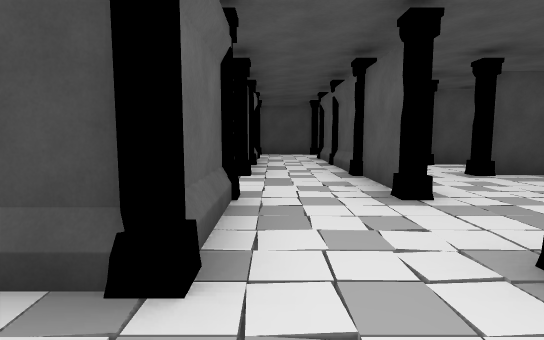
[1] (above)

24 first-person views from a walk through a scene from a Unity 3-D project. The camera is 1.3 m above the floor, tilts 6° down and sees 80° across. The floor is counted in squares, 2 m on a side. Each view is taken from the middle of a square. On the plan, view 1 faces up. The plan holds only what a view shows up to about 10 squares ahead; the rest is blank. The place goes on beyond the plan. The player is left out. Some animated figures are not drawn.

[2]
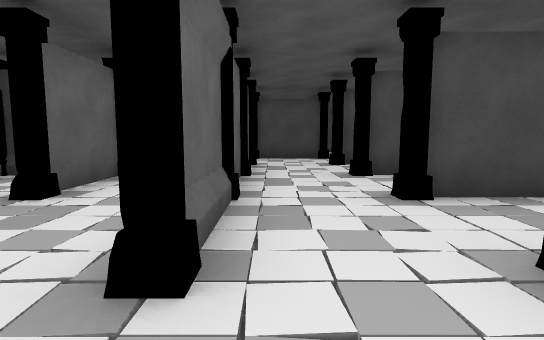

[3]
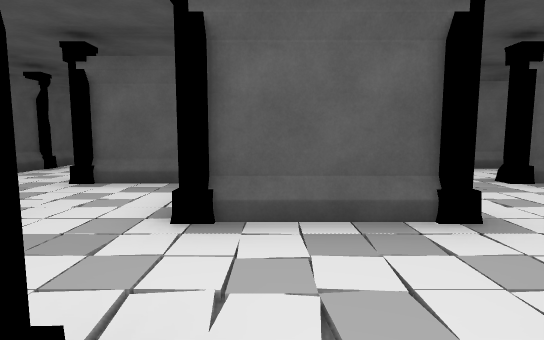

[4]
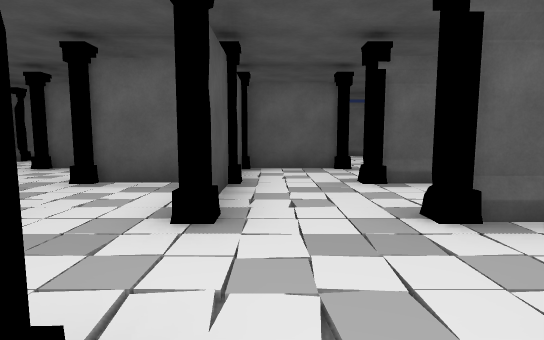

[5]
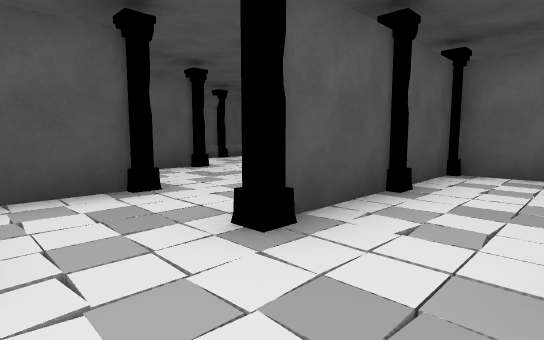

[6]
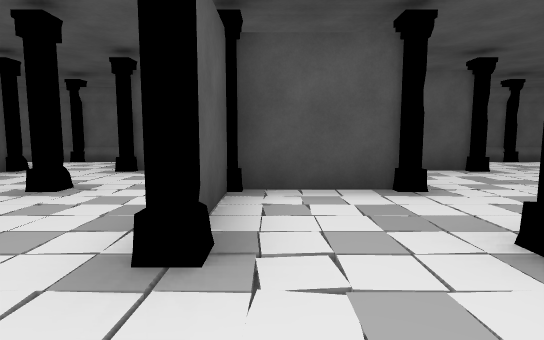

[7]
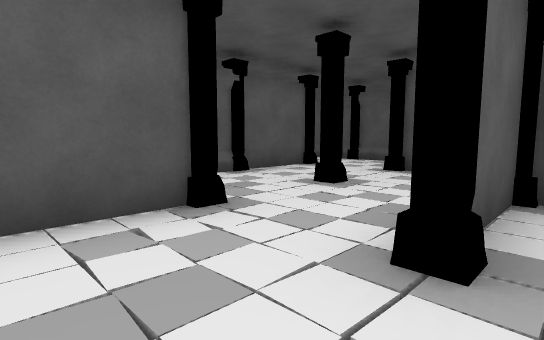

[8]
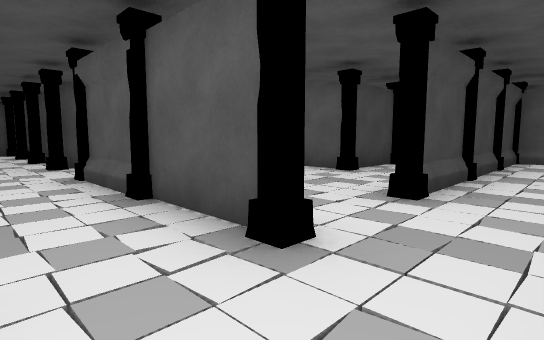

[9]
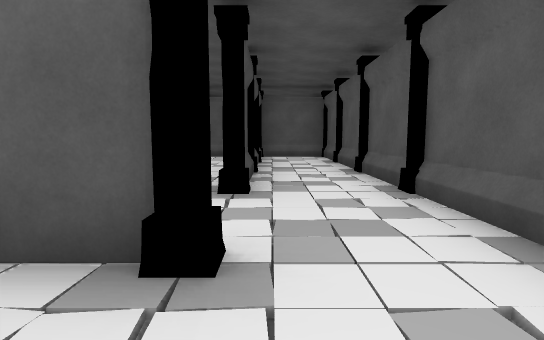

[10]
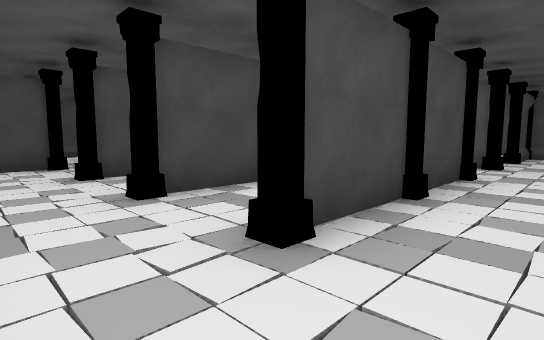

[11]
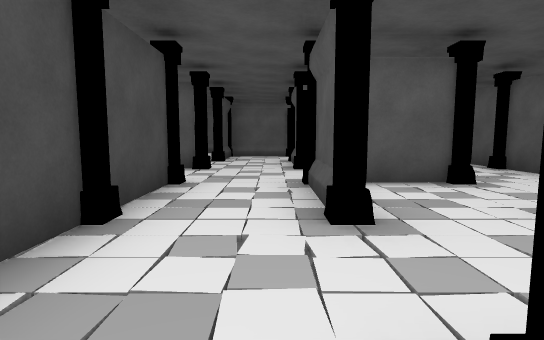

[12]
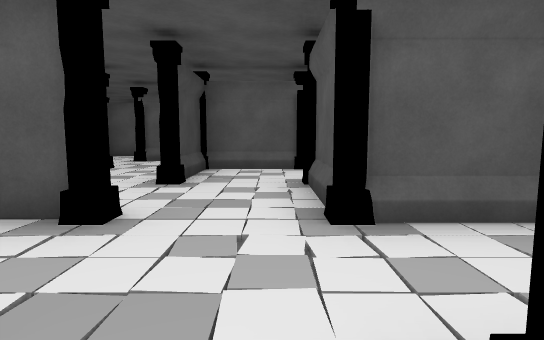

[13]
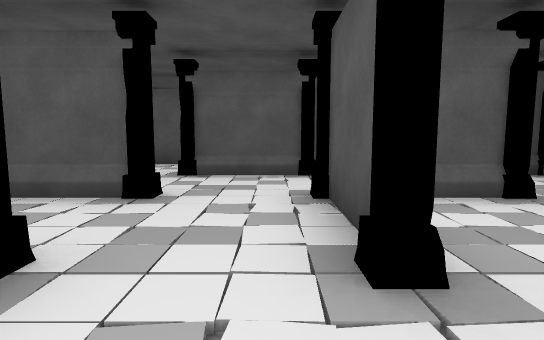

[14]
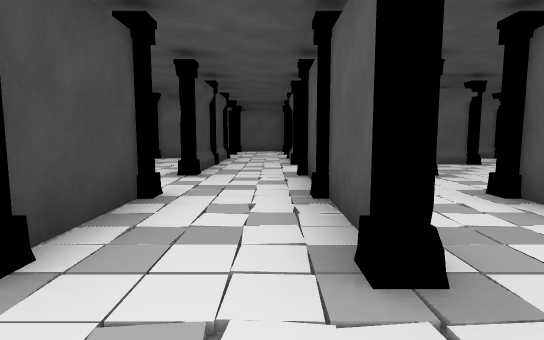

[15]
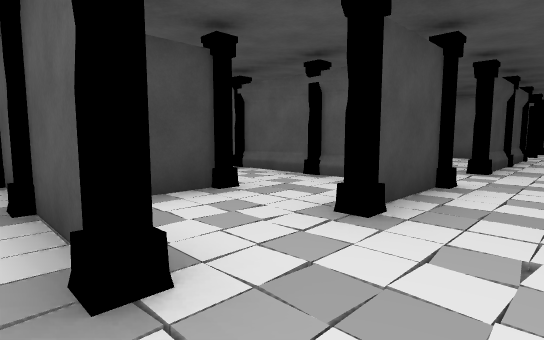

[16]
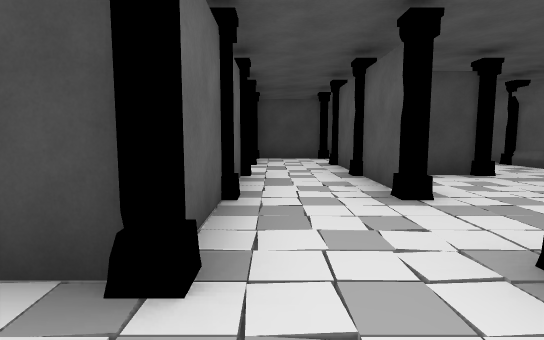

[17]
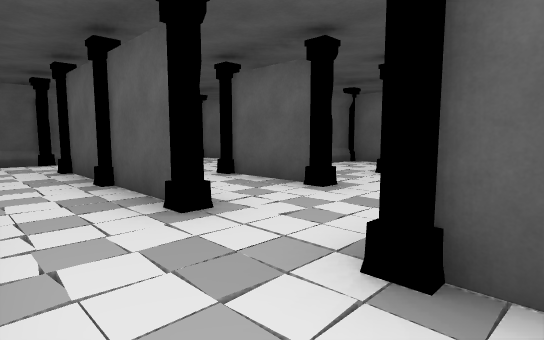

[18]
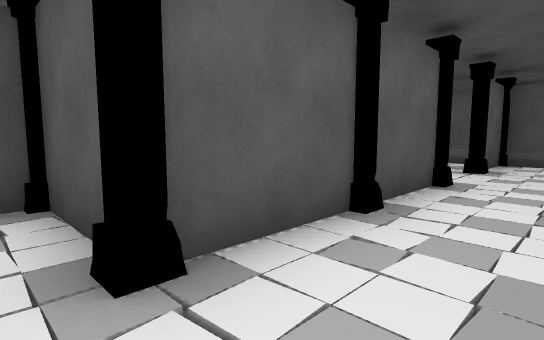

[19]
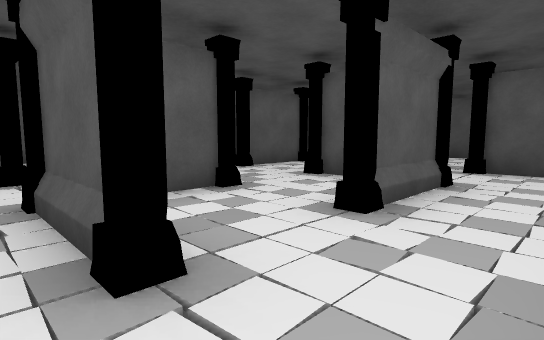

[20]
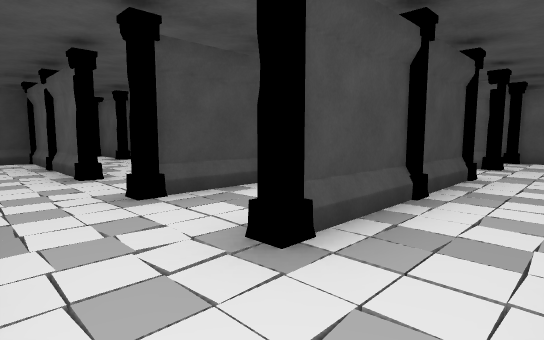

[21]
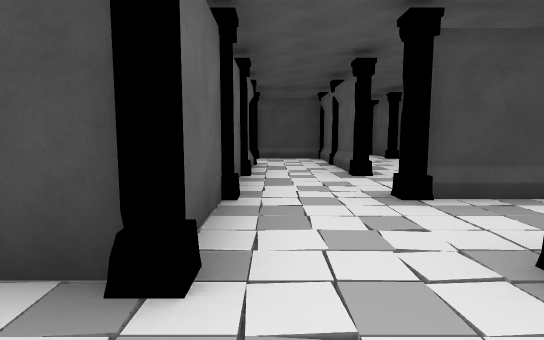

[22]
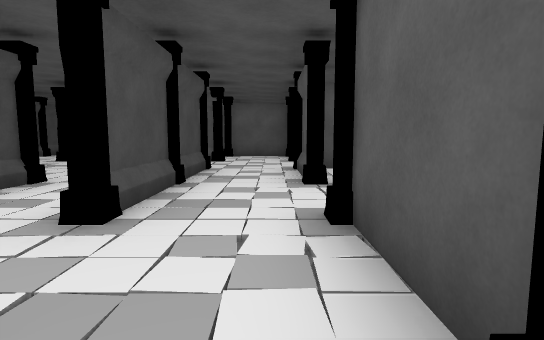

[23]
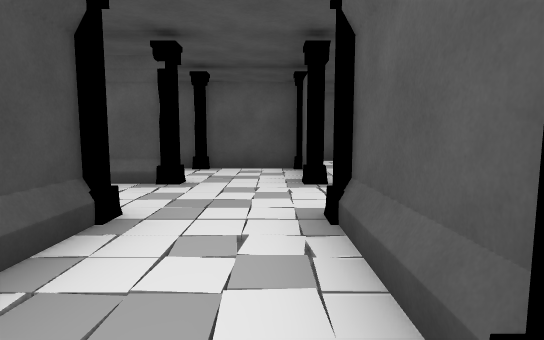

[24]
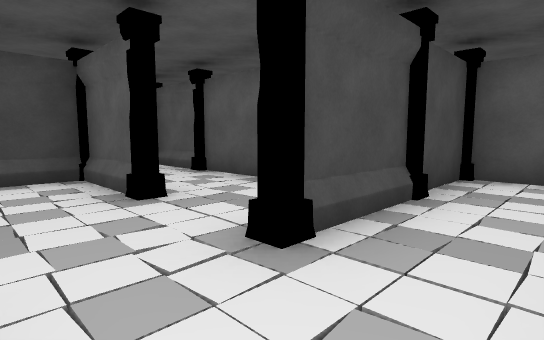

### Floor plan
Points are (right, up) in squares from view 1. A wall is a line through its corners. A room is listed if a view was taken in it or the views show most of it. See-through windows are left out.
Room 1 (views 1, 2, 3, 4, 5, 6, 7, 8, 9, 10, 11, 12, 16)
walls: (-0.5, 6.5) (-0.5, 5.6); (1.5, 3.5) (1.5, 8.4); (-0.5, 2.5) (-0.5, 1.5) (-0.5, 2.6); (-2.5, 7.4) (-2.5, 5.5); (1.5, 8.5) (1.5, 3.8); (-2.5, 1.4) (-1.4, 1.4); (-4.5, 6.5) (-4.5, 5.5); (-2.5, 0.6) (-2.5, -0.5); (-4.5, 2.6) (-4.5, 1.5); (4.5, 7.4) (3.5, 7.4); (5.7, 3.4) (7.4, 3.4); (5.5, 7.4) (6.4, 7.4); (-6.5, 4.6) (-6.5, 3.4) (-3.4, 3.4); (3.5, -0.5) (3.5, 2.5); (5.5, 9.4) (3.5, 9.4); (-4.5, -0.6) (-3.5, -0.6); (-0.5, 12.4) (-0.5, 11.4) (0.5, 11.4); (7.5, 5.4) (3.5, 5.4); (7.5, 7.5) (7.5, 8.6); (-6.5, 0.1) (-6.5, -0.5); (7.5, 1.5) (7.5, 2.8); (3.5, 12.6) (3.5, 11.4) (1.5, 11.4); (3.6, -2.6) (11.5, -2.6) (11.5, 0.5); (9.5, 5.5) (9.5, 6.1); (-6.5, -2.6) (-3.6, -2.6); (9.4, 1.4) (7.8, 1.4); (9.6, -0.6) (10.5, -0.6); (4.9, 15.4) (4.4, 15.4); (11.4, -0.6) (5.6, -0.6)
ways out: opening at (6.5, 4) to room 2; opening at (7, 7) to room 2; opening at (5, 13.5) to room 3; opening at (10, 0)
objects: other object (-7, -3); other object (-7, 5); other object (-6, -1); other object (-5, -3); other object (-5, -1); other object (-5, 3); other object (-5, 5); other object (-4, 1); other object (-3, -1); other object (-3, 1); column (-3, 3); column (-3, 5); other object (-3, 7); column (-1, 1); column (-1, 3); other object (-1, 7); other object (-1, 11); other object (0, 5); other object (1, -1); column (1, 1); column (1, 3); other object (1, 9); other object (1, 11); other object (2, 5); other object (2, 7); other object (3, -3); column (3, -1); other object (3, 1) to (4, 1); other object (3, 3); column (3, 5); column (3, 7); other object (3, 9); other object (3, 13); other object (4, 11); other object (5, -3); other object (5, -1); other object (5, 3); other object (5, 5); other object (5, 7); other object (5, 13); other object (7, -3); other object (7, -1); other object (7, 1); other object (7, 7); other object (9, -3); other object (9, -1)
Room 2 (views 13, 14, 15, 20, 21, 22)
walls: (11.9, 5.4) (12.5, 5.4) (11.8, 5.4); (13.5, 7.5) (13.5, 8.5); (9.9, 9.4) (12.5, 9.4); (8, 7.4) (8.5, 7.4); (9.7, 3.4) (11.4, 3.4); (13.5, 3.5) (13.5, 4.5); (11.5, 11.4) (9.6, 11.4); (15.5, 5.5) (15.5, 6.6); (9.5, 1.9) (9.5, 3.4); (17.5, 7.5) (17.5, 9); (9.5, 13.4) (8.5, 13.4); (5.5, 11.6) (5.5, 9.4); (17.5, 3.5) (17.5, 4)
ways out: opening at (6.5, 4) to room 1; opening at (7, 7) to room 1; opening at (6, 12) to room 3; opening at (10, 13) to room 4; opening at (13.7, 8.7) to room 4; opening at (18.5, 5.5) to room 5; opening at (12, 3); opening at (17, 4)
objects: column (6, 9); other object (6, 11); other object (7, 9); column (7, 11); other object (8, 3); other object (8, 5); other object (9, 3); other object (9, 5); column (9, 9); column (9, 11); other object (10, 13); column (11, 5); other object (11, 7); other object (11, 9); other object (12, 3); other object (13, 5); other object (14, 7); other object (15, 3); other object (15, 5); column (15, 7); other object (17, 5); other object (17, 7); other object (19, 5)
Room 3 (views 17, 18)
walls: (5.5, 12.6) (5.5, 11.6); (5.5, 16) (5.5, 15.5); (7.9, 15.4) (8.5, 15.4); (7.5, 11.5) (7.5, 15.4); (7.5, 17.4) (5.5, 17.4)
ways out: opening at (5, 13.5) to room 1; opening at (6, 12) to room 2; opening at (8, 16)
objects: column (6, 15); column (7, 13); column (7, 15)
Room 4 (views 19, 23)
walls: (13.5, 15.6) (13.5, 18.4); (14.5, 13.4) (13.5, 13.4); (11.5, 13.4) (11.5, 11.9); (11.5, 12.8) (11.5, 16.1); (17.5, 12.4) (17.5, 13.4); (16.5, 11.4) (13.6, 11.4); (12.5, 19.4) (11.5, 19.4); (15.6, 9.4) (16.6, 9.4); (21.5, 12.5) (21.5, 14.5)
ways out: opening at (10, 13) to room 2; opening at (13.7, 8.7) to room 2; opening at (16, 10) to room 6; opening at (20, 13) to room 6
objects: other object (9, 15); other object (11, 15); other object (11, 19); column (12, 11); other object (12, 13); other object (13, 9); column (13, 11); column (13, 13); other object (14, 15); other object (14, 17); column (15, 9); other object (15, 11); other object (15, 13); other object (17, 13); other object (19, 13)
Room 5 (view 24)
walls: (23.5, 9.4) (19.6, 9.4)
ways out: opening at (18.5, 5.5) to room 2; opening at (18.5, 9) to room 6
objects: other object (21, 9); other object (24, 9)
Room 6 (no view inside)
walls: (19.5, 11.5) (19.5, 12.5); (16.6, 9.4) (17.5, 9.4); (21.5, 9.5) (21.5, 12.5)
ways out: opening at (16, 10) to room 4; opening at (20, 13) to room 4; opening at (18.5, 9) to room 5
objects: other object (17, 11); other object (18, 9); column (19, 9); other object (20, 11); other object (21, 11)

Positions as (right, up) in squares from view 1, and headings:
1: (0, 0), facing up
2: (2, 2), facing up
3: (2, 2), facing left
4: (0, 4), facing left
5: (-1, 5), facing down-left
6: (-1, 5), facing down
7: (-1, 5), facing down-right
8: (2, -2), facing up-right
9: (2, -1), facing right
10: (2, 4), facing up-right
11: (3, 4), facing right
12: (7, 4), facing right
13: (10, 6), facing right
14: (8, 10), facing right
15: (7, 10), facing up-right
16: (6, 8), facing up
17: (7, 16), facing down-left
18: (6, 16), facing down-right
19: (14, 10), facing down-right
20: (12, 10), facing up-right
21: (12, 10), facing up
22: (11, 10), facing right
23: (15, 10), facing right
24: (18, 8), facing up-right
